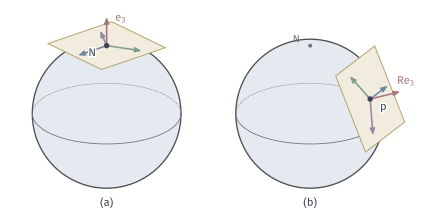

Recreate this plot in Python.
"""The stabilizer of e3 (frames rotating about N) and its left translate R H (frames over p, all sending e3 to p)."""
from pathlib import Path
import sys
ROOT = next(p for p in Path(__file__).resolve().parents if (p/"build.sh").is_file() and (p/"tex/book.tex").is_file())
sys.path.insert(0, str(ROOT/"figures/04-spaces-measures-and-geometry/04-manifolds/matplotlib/mfd-common"))
from mfd3d import *

W, H = 112, 54
fig, ax = canvas(W, H)
view = View(50, 24)
pa, pb = Placed(view, 27, 25, 19), Placed(view, 79, 25, 19)
N = np.array([0, 0, 1.0])
lat, lon = np.radians(24), np.radians(112)
p = spherical(lat, lon)
e1p = np.cross(N, p); e1p /= np.linalg.norm(e1p)   # first column of R
e2p = np.cross(p, e1p)                              # second column of R
R = np.column_stack([e1p, e2p, p])
assert abs(np.linalg.det(R)-1) < 1e-12
PHI = (0.0, 2*np.pi/3, 4*np.pi/3)
COL = (BLUE, GREEN, PURPLE)
def frame(place, centre, a, b, phi, c, L=.5):
    v = np.cos(phi)*a+np.sin(phi)*b
    arrow(ax, place(centre), place(centre+L*v), color=c, lw=1.15, scale=6.5, zorder=8)
def patch(place, centre, a, b, h=.56):
    pts = np.array([centre+s*h*a+t*h*b for s, t in ((-1, -1), (1, -1), (1, 1), (-1, 1))])
    ax.add_patch(Polygon(place(pts), closed=True, fc=YELLOW_FILL, ec=YELLOW, lw=.7, zorder=4))
for pl in (pa, pb):
    sphere_disc(ax, pl)
    sphere_curve(ax, pl, parallel(0.0), MUTED, lw=.6, hidden_lw=.45)
# (a) the stabilizer at N: the frames turn about the axis, N stays put.
patch(pa, N, np.array([1.0, 0, 0]), np.array([0, 1.0, 0]))
for phi, c in zip(PHI, COL):
    frame(pa, N, np.array([1.0, 0, 0]), np.array([0, 1.0, 0]), phi, c)
arrow(ax, pa(N), pa(1.42*N), color=RED, lw=1.15, scale=6.5, zorder=8)
dot(ax, pa(N), INK, zorder=9)
label(ax, pa(N)+[-3.6, -1.8], '$N$', halo=True, zorder=10)
label(ax, pa(1.42*N)+[3.6, -.4], '$e_3$', color=RED)
# (b) left translate: the same three frames carried to p by R.
patch(pb, p, e1p, e2p)
for phi, c in zip(PHI, COL):
    frame(pb, p, e1p, e2p, phi, c)
arrow(ax, pb(p), pb(p+.5*p), color=RED, lw=1.15, scale=6.5, zorder=8)
dot(ax, pb(p), INK, zorder=9)
label(ax, pb(p)+[3.4, -2.0], '$p$', halo=True, zorder=10)
label(ax, pb(p+.5*p)+[1.5, 2.6], r'$Re_3$', color=RED)
dot(ax, pb(N), MUTED, size=1.0)
label(ax, pb(N)+[-3.4, 1.4], '$N$', 7.5, MUTED)
panel_tag(ax, 27, 1.5, '(a)'); panel_tag(ax, 79, 1.5, '(b)')
save(fig, Path(__file__).resolve().parent, 'figure', {'formula': 'frames (cos phi a + sin phi b, Re3) for phi=0,2pi/3,4pi/3; p=(lat 24deg, lon 112deg); R=[e1,e2,p]'})
